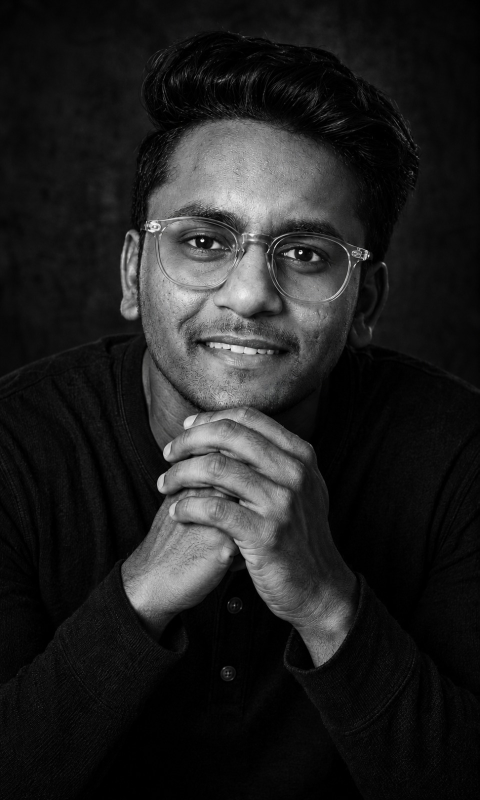
#> input picture assets/img/Profile-placeholder1.jpeg, 959 x 1600 px, given in place of favicon.png, which was not available (shown at 1/2 size)
$ python optimize-assets.py ../assets/img
#> lines starting #> are read from the running program, lines starting #| are printed output that depends on the picture; pictures that were not available may be replaced by others from this repository, and a replacement may not be noted
"""Regenerates the favicon set and the OpenGraph card from the original sources.

The originals lived in the previous static site (assets/img, commit 43e1fb5). To regenerate:
    git archive 43e1fb5 assets/img | tar -x -C /tmp/src && python scripts/optimize-assets.py /tmp/src/assets/img
"""
import math
import random
import sys
from pathlib import Path

from PIL import Image, ImageDraw, ImageFilter, ImageFont

SRC = Path(sys.argv[1])
ROOT = Path(__file__).resolve().parent.parent
PUBLIC = ROOT / "public"
APP = ROOT / "src" / "app"
FONTS = Path("C:/Windows/Fonts")

# Icons from the existing 1254px "IA" mark
mark = Image.open(SRC / "favicon.png").convert("RGB")
#> mark is the input picture: PIL image 959x1600 RGB; mean R, G, B 33.2, 33.2, 33.2
mark.resize((192, 192), Image.LANCZOS).quantize(colors=128).save(APP / "icon.png", optimize=True)
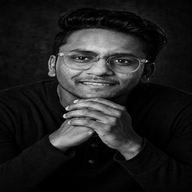
#> saved as icon.png: PIL image 192x192 P; mean R, G, B 33.2, 33.1, 33.2
mark.resize((180, 180), Image.LANCZOS).save(APP / "apple-icon.png", optimize=True)
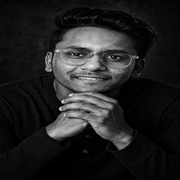
#> saved as apple-icon.png: PIL image 180x180 RGB; mean R, G, B 33.2, 33.2, 33.2
mark.convert("RGBA").resize((48, 48), Image.LANCZOS).save(APP / "favicon.ico", sizes=[(16, 16), (32, 32), (48, 48)])

# OpenGraph card 1200x630 from the cleaned hero render in public/images
art = Image.open(PUBLIC / "images" / "hero-avatar-1672.webp").convert("RGB")
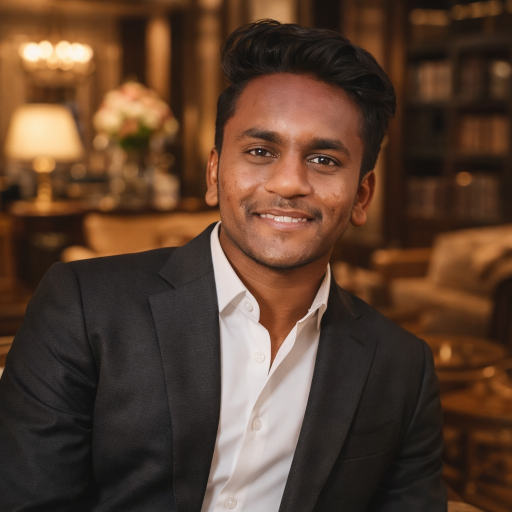
#> input picture assets/img/about-placeholder.jpeg, 1024 x 1024 px, given in place of hero-avatar-1672.webp, which was not available (shown at 1/2 size)
#> art is the input picture: PIL image 1024x1024 RGB; mean R, G, B 90.1, 64.3, 47.5
W, H = 1200, 630
art = art.resize((round(art.width * H / art.height), H), Image.LANCZOS)
#> art: PIL image 630x630 RGB
img = Image.new("RGB", (W, H), (7, 11, 19))
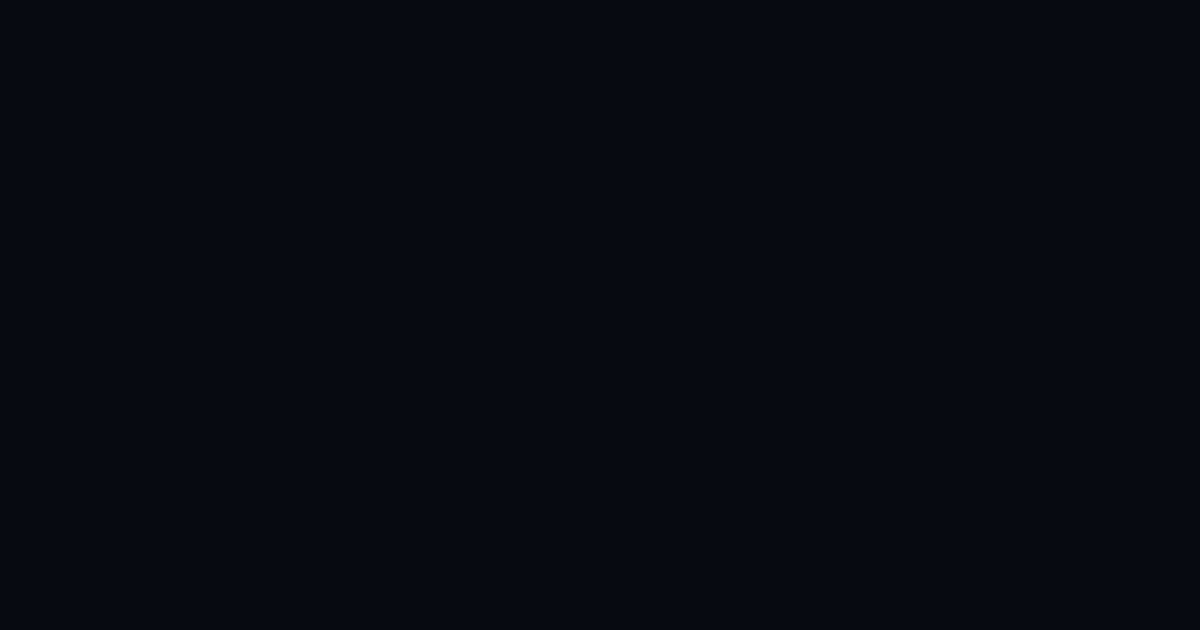
#> img: PIL image 1200x630 RGB; mean R, G, B 7, 11, 19
img.paste(art, (W - art.width + 150, 0))
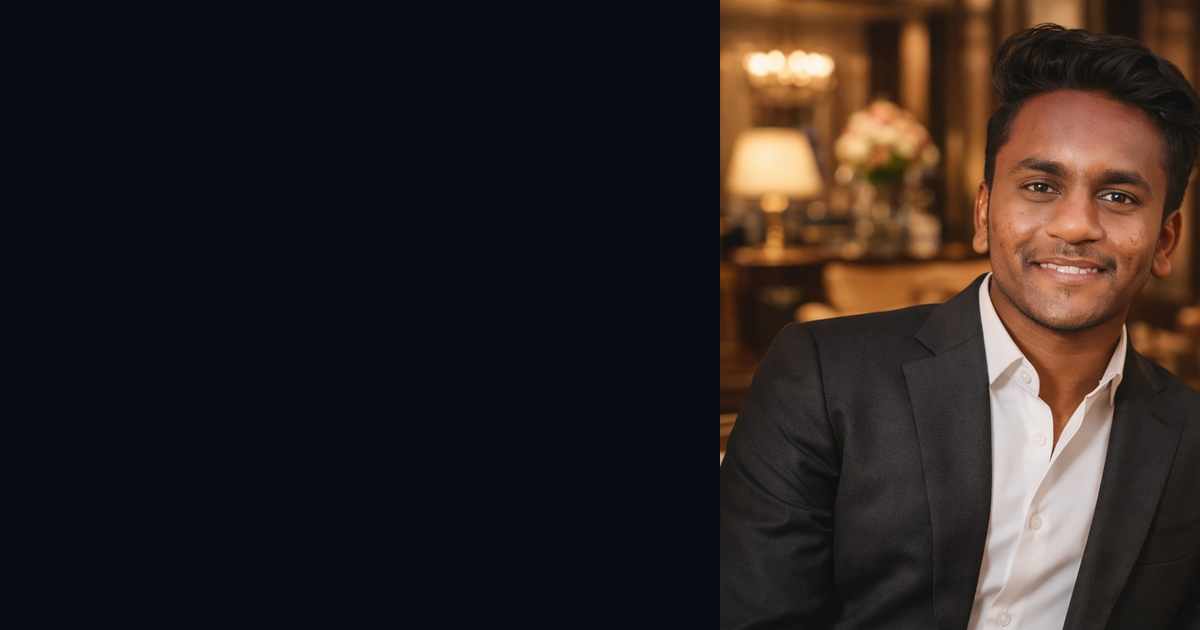
#> img: PIL image 1200x630 RGB; mean R, G, B 43.2, 35.3, 33.5
shade = Image.new("L", (W, H), 0)
#> shade: PIL image 1200x630 L; every value is 0
ImageDraw.Draw(shade).rectangle((0, 0, W, H), fill=0)
for x in range(W):
    a = int(max(0, min(235, 235 - (x - 260) * 0.75)))
    ImageDraw.Draw(shade).line([(x, 0), (x, H)], fill=a)
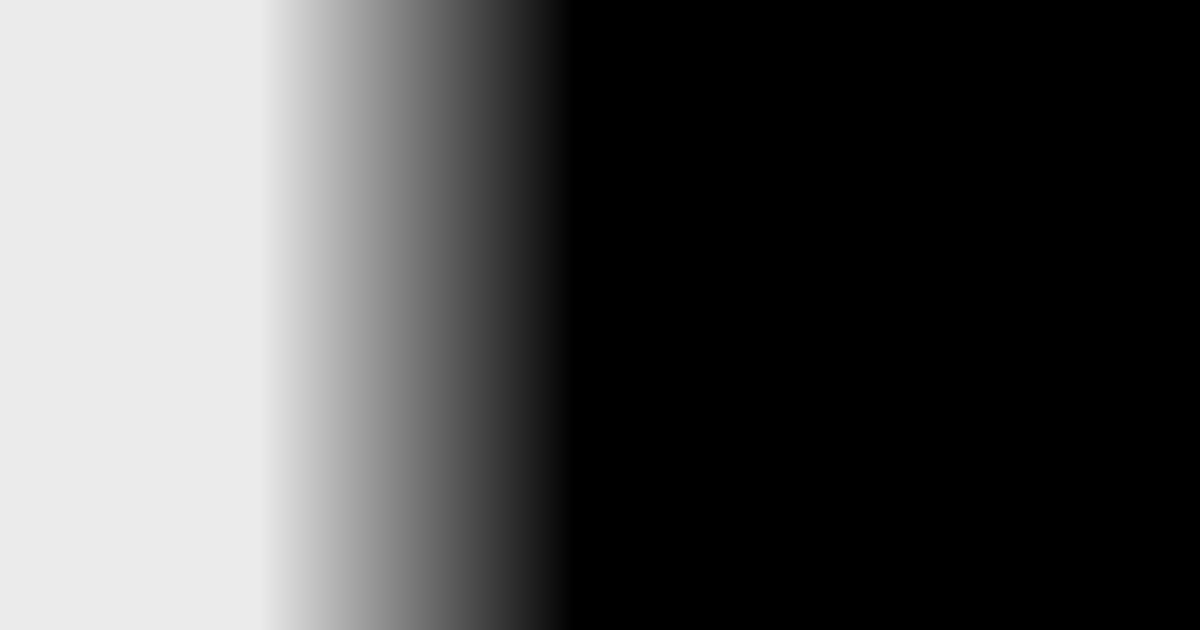
#> shade: PIL image 1200x630 L; min 0, max 235, mean 81.6
img = Image.composite(Image.new("RGB", (W, H), (7, 11, 19)), img, shade)
d = ImageDraw.Draw(img)
bold = ImageFont.truetype(str(FONTS / "segoeuib.ttf"), 58)
reg = ImageFont.truetype(str(FONTS / "segoeui.ttf"), 30)
mono = ImageFont.truetype(str(FONTS / "consola.ttf"), 22)
d.text((70, 170), "Hello! I'm", font=reg, fill=(63, 224, 242))
d.text((70, 215), "THALLAPALLI", font=bold, fill=(233, 246, 255))
d.text((70, 285), "INDRASENA REDDY", font=bold, fill=(233, 246, 255))
d.text((72, 372), "A I  /  M L   E N G I N E E R", font=mono, fill=(142, 163, 196))
d.rounded_rectangle((72, 412, 132, 416), radius=2, fill=(45, 212, 191))
d.text((72, 470), "GenAI · RAG · Agentic systems · ML", font=reg, fill=(170, 182, 204))
img.save(APP / "opengraph-image.jpg", quality=86, optimize=True, progressive=True)
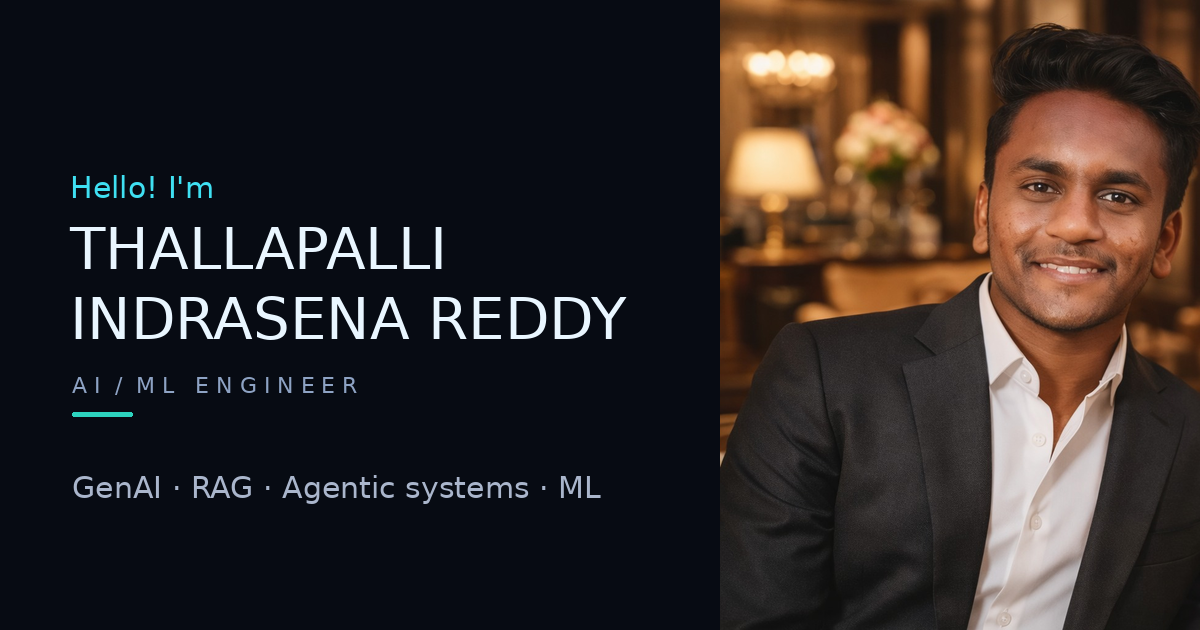
#> saved as opengraph-image.jpg: PIL image 1200x630 RGB; mean R, G, B 47.7, 40.3, 38.5
img.save(APP / "twitter-image.jpg", quality=86, optimize=True, progressive=True)
print("assets written")
